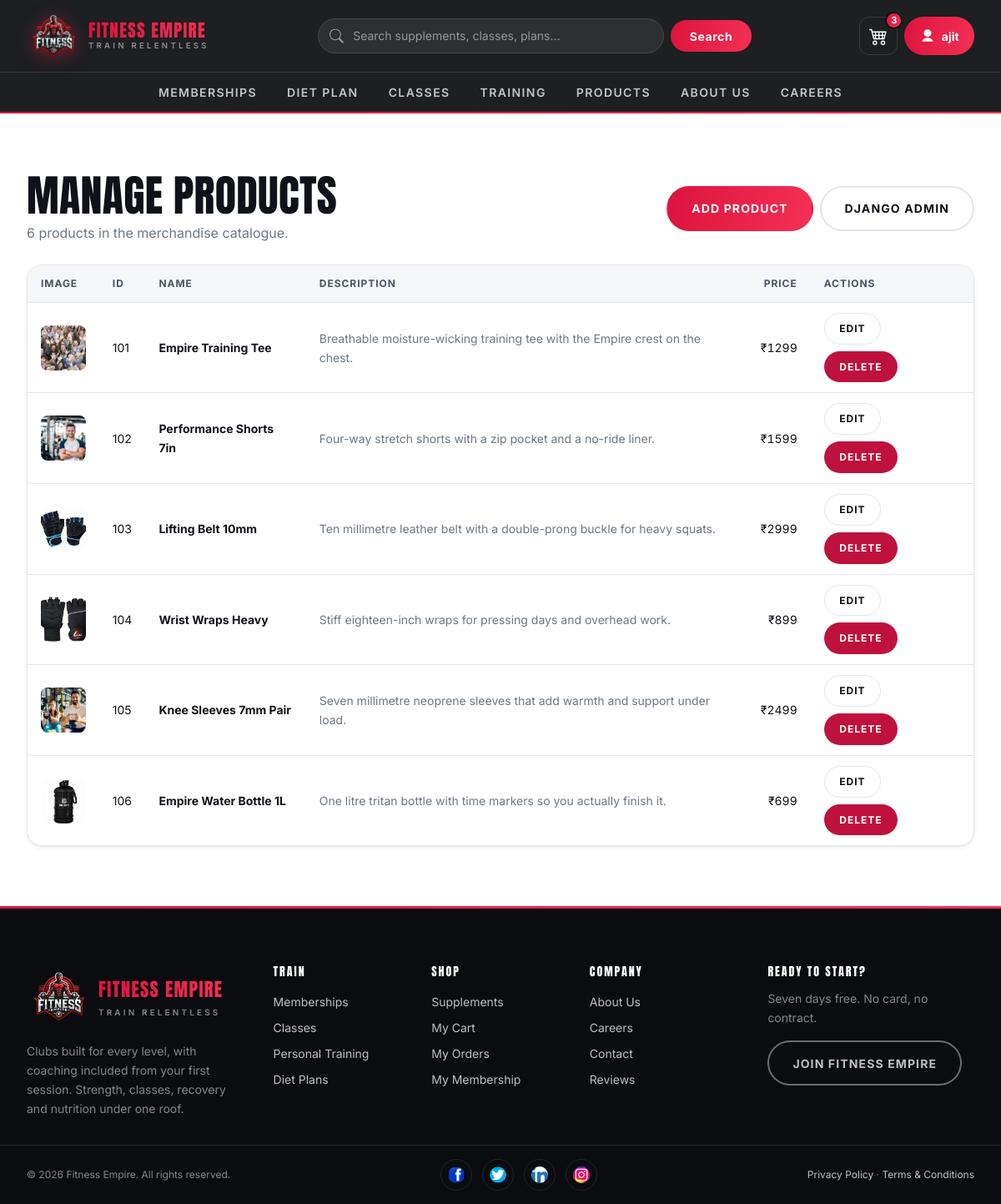
The app's page /showdetails/ (signed in) with its own data.
### FitnessGYM/models.py (models this page shows, shortened)
class Product(models.Model):
    productId = models.IntegerField(unique=True)
    productName = models.CharField(max_length=255)
    productPrice = models.DecimalField(max_digits=10, decimal_places=2)
    productDescription = models.TextField()
    productImage = models.ImageField(upload_to='product_images/',blank=True,null=True)  # To store images

### FitnessGYM/views.py (the view)
# urls.py: path('showdetails/', views.showdetails, name='showdetails'),
@login_required(login_url="login")
def showdetails(request):
    if not request.user.is_superuser:
        messages.error(request, "You do not have permission to manage products.")
        return redirect("home")
    return render(request, "dashboard.html", {"products": Product.objects.all()})

### FitnessGYM/context_processors.py (called while the page is built)
def cart_summary(request):
    user = getattr(request, "user", None)
    if not user or not user.is_authenticated:
        return {"cart_count": 0}
    total = cart.objects.filter(userid=user).aggregate(n=Sum("quantity"))["n"]
    return {"cart_count": total or 0}

### templates/dashboard.html (shortened to what this page needs)
{% extends "base.html" %}
{% load static %}
{% block page_id %}admin{% endblock %}
{% block 'main' %}
<section class="section">
    <div class="container">
        <div class="crud-toolbar">
            <div>
                <h1 style="margin-bottom:var(--sp-1);">Manage Products</h1>
                <p class="muted" style="margin:0;">
                    {{ products|length }} product{{ products|length|pluralize }} in the merchandise catalogue.
                </p>
            </div>
            <div class="btn-row">
                <a href="{% url 'crud_operations' %}" class="btn">Add Product</a>
                <a href="/admin/" class="btn btn--ghost">Django Admin</a>
            </div>
        </div>
        {% if products %}
        <div class="table-wrap">
            <table class="table">
                <thead>
                    <tr>
                        <th>Image</th>
                        <th>ID</th>
                        <th>Name</th>
                        <th>Description</th>
                        <th class="num">Price</th>
                        <th>Actions</th>
                    </tr>
                </thead>
                <tbody>
                    {% for product in products %}
                    <tr>
                        <td>
                            {% if product.productImage %}
                                <img src="{{ product.productImage.url }}" alt="{{ product.productName }}"
                                     class="thumb" loading="lazy" width="56" height="56">
                            {% else %}
                                <img src="{% static 'images/default-product.png' %}" alt=""
                                     class="thumb" loading="lazy" width="56" height="56">
                            {% endif %}
                        </td>
                        <td>{{ product.productId }}</td>
                        <td><strong>{{ product.productName }}</strong></td>
                        <td class="muted">{{ product.productDescription|truncatewords:12 }}</td>
                        <td class="num">&#8377;{{ product.productPrice|floatformat:0 }}</td>
                        <td>
                            <div class="btn-row">
                                <a href="/edit/{{ product.id }}/" class="btn btn--ghost btn--sm">Edit</a>
                                <a href="/delete/{{ product.id }}/" class="btn btn--sm"
                                   style="--btn-bg: var(--danger);"
                                   data-confirm="Delete {{ product.productName }}? This cannot be undone.">Delete</a>
                            </div>
                        </td>
                    </tr>
                    {% endfor %}
                </tbody>
            </table>
        </div>
        {% endif %}
    </div>
</section>
{% endblock 'main' %}

### templates/navbar.html (shortened to what this page needs)
{% load static %}
<nav class="nav" data-nav aria-label="Main">
    <div class="nav__bar">
        <a href="{% url 'home' %}" class="nav__logo" aria-label="Fitness Empire home">
            <img src="{% static 'img/logo_fitness_empire-removebg-preview.webp' %}"
                 alt="" width="62" height="62">
            <span class="nav__wordmark">
                <b>Fitness Empire</b>
                <span>Train Relentless</span>
            </span>
        </a>
        <form method="GET" action="{% url 'searchdata' %}" class="nav__search" role="search">
            <div class="nav__search-field">
                <svg viewBox="0 0 16 16" aria-hidden="true" focusable="false">
                    <path d="M11.742 10.344a6.5 6.5 0 1 0-1.397 1.398h-.001q.44.58.98 1.12l3.85 3.85a1 1 0 0 0 1.415-1.414l-3.85-3.85a7 7 0 0 0-1.12-.98zM12 6.5a5.5 5.5 0 1 1-11 0 5.5 5.5 0 0 1 11 0"/>
                </svg>
                <input type="search" id="nav-search" name="query" value="{{ query|default:'' }}"
                       placeholder="Search supplements, classes, plans..." autocomplete="off">
            </div>
            <button type="submit">Search</button>
        </form>
        <div class="nav__actions">
            <a href="{% url 'viewcart' %}" class="nav__cart" aria-label="View cart">
                {% if cart_count %}<span class="nav__cart-count">{{ cart_count }}</span>{% endif %}
            </a>
            <div class="account" data-account>
                <button type="button" class="account__toggle" aria-expanded="false" aria-haspopup="true">
                    <svg viewBox="0 0 16 16" aria-hidden="true" focusable="false">
                        <path d="M8 9a4 4 0 1 0 0-8 4 4 0 0 0 0 8zM2 14s1-4 6-4 6 4 6 4H2z"/>
                    </svg>
                    <span class="account__name">{% if user.is_authenticated %}{{ user.username }}{% else %}Sign in{% endif %}</span>
                </button>
            </div>
        </div>
    </div>
    <div class="nav__menu" id="nav-menu">
        <div class="nav__menu-inner">
            <a href="{% url 'membershipannual' %}">Memberships</a>
            <a href="{% url 'dietplan' %}">Diet Plan</a>
            <a href="{% url 'all_classes' %}">Classes</a>
            <a href="{% url 'training' %}">Training</a>
            <a href="{% url 'protien' %}">Products</a>
            <a href="{% url 'aboutus' %}">About us</a>
            <a href="{% url 'careers' %}">Careers</a>
        </div>
    </div>
</nav>

### records on screen
Product: productImage (picture), productId "101", productName "Empire Training Tee", productDescription "Breathable moisture-wicking training tee with the Empire crest on the chest.", productPrice "1299"
Product: productImage (picture), productId "102", productName "Performance Shorts 7in", productDescription "Four-way stretch shorts with a zip pocket and a no-ride liner.", productPrice "1599"
Product: productImage (picture), productId "103", productName "Lifting Belt 10mm", productDescription "Ten millimetre leather belt with a double-prong buckle for heavy squats.", productPrice "2999"
Product: productImage (picture), productId "104", productName "Wrist Wraps Heavy", productDescription "Stiff eighteen-inch wraps for pressing days and overhead work.", productPrice "899"
Product: productImage (picture), productId "105", productName "Knee Sleeves 7mm Pair", productDescription "Seven millimetre neoprene sleeves that add warmth and support under load.", productPrice "2499"
Product: productImage (picture), productId "106", productName "Empire Water Bottle 1L", productDescription "One litre tritan bottle with time markers so you actually finish it.", productPrice "699"

### other values on screen
{{ cart_count }} "3"
{{ user.username }} "ajit"
{{ products|length }} "6"
